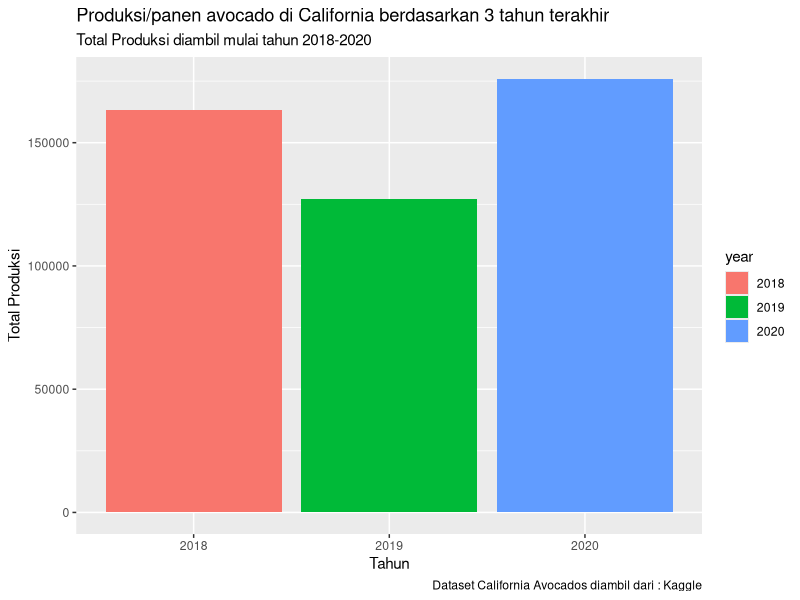
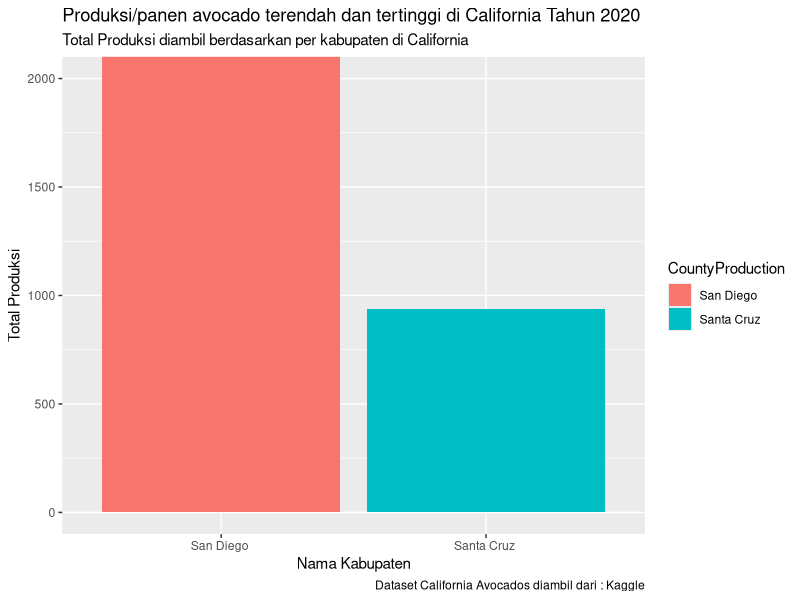

Write R code to recreate these figures, in order.
## ---- chunk 1
avocados_data <- read.csv("cali_avocados.csv")
## ---- chunk 2
head(avocados_data)
## ---- chunk 3
colnames(avocados_data)
## ---- chunk 4
colnames(avocados_data)[2] = "Commodity_code"
colnames(avocados_data)[3] = "Crop_name"
colnames(avocados_data)[4] = "County_code"
colnames(avocados_data)[6] = "Harvested_Acres"
colnames(avocados_data)[9] = "Price_P/U"
## ---- chunk 5
colnames(avocados_data)
## ---- chunk 6
install.packages("ggplot2")
install.packages("tidyverse")

# Load Packages
library(ggplot2)
library(tidyverse)
## ---- chunk 7
summary(avocados_data)
## ---- chunk 8
library(dplyr)

avocados_data_v2 <- filter(avocados_data, Production != "NA\'s")
## ---- chunk 9
summary(avocados_data_v2)
## ---- chunk 10
avocados_data_v3 <- avocados_data_v2[-c(2:4,11)]
colnames(avocados_data_v3)
## ---- chunk 11
head(avocados_data_v3)
## ---- chunk 12
sapply(avocados_data_v3, class)
## ---- chunk 13
avocados_data_v3$Harvested_Acres <-as.integer(avocados_data_v3$Harvested_Acres)
avocados_data_v3$Production <-as.integer(avocados_data_v3$Production)
## ---- chunk 14
sapply(avocados_data_v3, class)
## ---- chunk 15
head(avocados_data_v3)
## ---- chunk 16
min(avocados_data_v3$Yield)
## ---- chunk 17
max(avocados_data_v3$Yield)
## ---- chunk 18
ProductionByYear <- stack(tapply(avocados_data_v3$Production, avocados_data_v3$Year, FUN = sum))

colnames(ProductionByYear)[1] = "total_production"
colnames(ProductionByYear)[2] = "year"

glimpse(ProductionByYear)
## ---- chunk 19
ProductionByYear %>%
  filter(ProductionByYear$year %in% (2018:2020)) %>%
  ggplot(aes(x=year, y=total_production, fill=year)) +
  geom_col()+
  labs(title = "Produksi/panen avocado di California berdasarkan 3 tahun terakhir", 
       subtitle = "Total Produksi diambil mulai tahun 2018-2020", 
       caption = "Dataset California Avocados diambil dari : Kaggle",
       x = "Tahun", y = "Total Produksi")

## ---- chunk 20
p2020 <- ProductionByYear[ProductionByYear$year == 2020, "total_production"]
p2019 <- ProductionByYear[ProductionByYear$year == 2019, "total_production"]
p2018 <- ProductionByYear[ProductionByYear$year == 2018, "total_production"]

production3year <- c(p2018, p2019, p2020)
threeyears <- c(2018, 2019, 2020)

dataproduction3year <- data.frame(threeyears, production3year)

names(dataproduction3year) <- c("Tahun", "Total_Produksi_Avocado")

dataproduction3year

## ---- chunk 21
ProductionByCounty <- stack(tapply(avocados_data_v3$Production, avocados_data_v3$County, FUN = sum))

names(ProductionByCounty) <- c("total_production", "county")

glimpse(ProductionByCounty)
## ---- chunk 22
CountyWithMaxProduction <- ProductionByCounty[ProductionByCounty$total_production == max(ProductionByCounty$total_production),]

CountyWithMinProduction <- ProductionByCounty[ProductionByCounty$total_production == min(ProductionByCounty$total_production),]

MaxMinProduction <- c(CountyWithMaxProduction$total_production, CountyWithMinProduction$total_production)

CountyProduction <- c(CountyWithMaxProduction$county, CountyWithMinProduction$county)

DataProductionByCounty <-data.frame(CountyProduction, MaxMinProduction)

glimpse(DataProductionByCounty)
## ---- chunk 23
ggplot(data = DataProductionByCounty)+
  geom_col(mapping = aes(x = CountyProduction, y = MaxMinProduction, fill=CountyProduction))+
  coord_cartesian(ylim = c(0, 2000)) +
  labs(title = "Produksi/panen avocado terendah dan tertinggi di California Tahun 2020", 
       subtitle = "Total Produksi diambil berdasarkan per kabupaten di California", 
       caption = "Dataset California Avocados diambil dari : Kaggle",
       x = "Nama Kabupaten", y = "Total Produksi")
## ---- chunk 24
names(DataProductionByCounty) <- c("Kabupaten", "Total Produksi")

DataProductionByCounty
